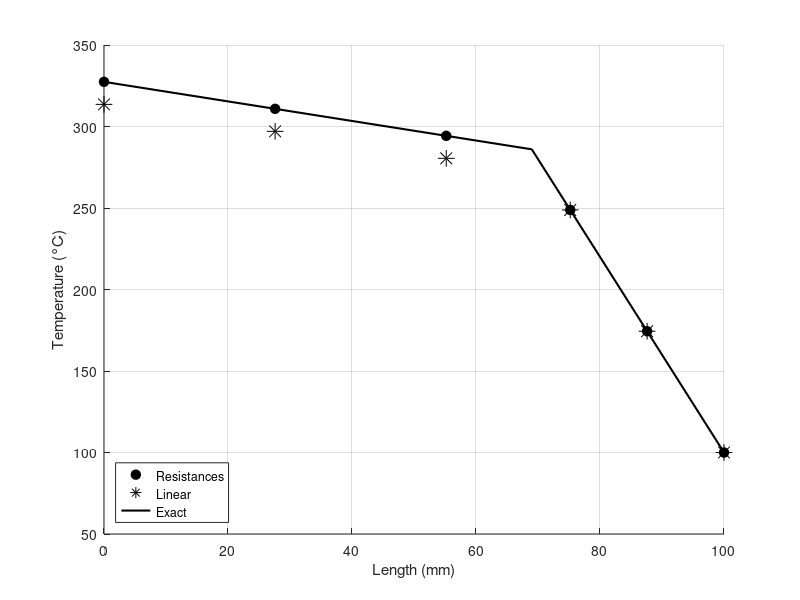

Here is the MATLAB script that generated this plot:
%% Parameters and Constants

ki = [10, 1];                   % Thermal Conductivities - W/(m*K)
Li = [0.069, 0.031];            % Lenghts - m
Ni = [3, 3];                    % Number of volumes
h   = 100;                      % Convective coefficient - W/(m^2 * K)
T_inf = 40;                     % Fluid temperature - °C
q_presc = 6000;                 % Prescribed heat flux - W/m^2
Area = 1;                       % Surface area - m^2
exact = [327.4, 100];           % Exact solution values

%% Data initialization

N  = sum(Ni);                        % Total volume numbers
dx = repelem(Li ./ (Ni - 0.5), Ni);  % Width of each volume
k  = repelem(ki, Ni);                % k of each point
b1 = q_presc;                        % boundary condition at the start
bn = h * Area * T_inf;               % boundary condition at the end
b = [b1; zeros(N-2, 1); bn];         % boundary conditions array

%% Discretization

% Interface conductivity by thermal resistance method
fe = dx(2:N) ./ (dx(1:N-1) + dx(2:N));
fw = dx(1:N-1) ./ (dx(1:N-1) + dx(2:N));
ke = 1 ./ ((1 - fe) ./ k(1:N-1) + fe ./ k(2:N));
kw = 1 ./ ((1 - fw) ./ k(2:N) + fw ./ k(1:N-1));
dx_PE = 0.5 .* (dx(1:N-1) + dx(2:N));
dx_PW = 0.5 .* (dx(1:N-1) + dx(2:N));
ae = ke .* Area ./ dx_PE;
aw = kw .* Area ./ dx_PW;
ap = [ae, h*Area] + [0, aw];
A = diag(-ae, 1) + diag(ap) + diag(-aw, -1);

% Interface conductivity by linear interpolation
ke_lin = fe .* k(1:N-1) + (1 - fe) .* k(2:N);
kw_lin = fw .* k(2:N) + (1 - fw) .* k(1:N-1);
ae_lin = ke_lin .* Area ./ dx_PE;
aw_lin = kw_lin .* Area ./ dx_PW;
ap_lin = [ae_lin, h*Area] + [0, aw_lin];
A_lin = diag(-ae_lin, 1) + diag(ap_lin) + diag(-aw_lin, -1);

% Solve linear system of equations
T = A \ b;
T_lin = A_lin \ b;
erro = [T(1), T(N); T_lin(1), T_lin(N)] - exact;

%% Plot temperature profile

% Coordinates in mm
x = cumsum([0, dx_PE]) .* 1000;

figure(); hold on; grid on;
plot(x, T, 'ko', 'MarkerSize', 7, 'MarkerFaceColor', 'black')
plot(x, T_lin, 'k*', 'MarkerSize', 12, 'MarkerFaceColor', 'black')
plot([0, 69, 100], [327.4, 286, 100], '-k', 'LineWidth', 1.5)
xlabel('Length (mm)')
ylabel('Temperature (°C)')
legend('Resistances', 'Linear', 'Exact', 'Location', 'southwest');
